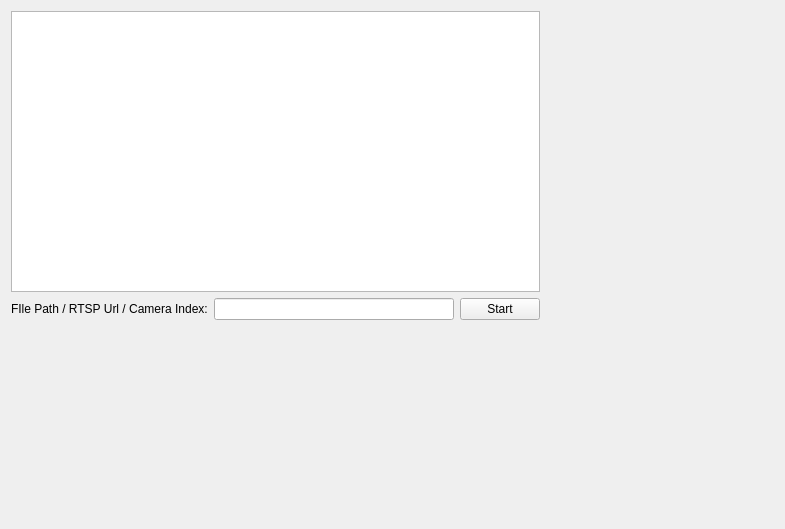
<?xml version="1.0" encoding="UTF-8"?>
<ui version="4.0">
 <class>MainWindow</class>
 <widget class="QMainWindow" name="MainWindow">
  <property name="geometry">
   <rect>
    <x>0</x>
    <y>0</y>
    <width>785</width>
    <height>529</height>
   </rect>
  </property>
  <property name="windowTitle">
   <string>MainWindow</string>
  </property>
  <widget class="QWidget" name="centralWidget">
   <widget class="QWidget" name="layoutWidget">
    <property name="geometry">
     <rect>
      <x>0</x>
      <y>0</y>
      <width>551</width>
      <height>331</height>
     </rect>
    </property>
    <layout class="QVBoxLayout" name="verticalLayout">
     <property name="sizeConstraint">
      <enum>QLayout::SetMaximumSize</enum>
     </property>
     <item>
      <widget class="QGraphicsView" name="graphicsView"/>
     </item>
     <item>
      <layout class="QHBoxLayout" name="horizontalLayout">
       <item>
        <widget class="QLabel" name="label">
         <property name="text">
          <string>FIle Path / RTSP Url / Camera Index:</string>
         </property>
        </widget>
       </item>
       <item>
        <widget class="QLineEdit" name="videoEdit"/>
       </item>
       <item>
        <widget class="QPushButton" name="startBtn">
         <property name="text">
          <string>Start</string>
         </property>
        </widget>
       </item>
      </layout>
     </item>
    </layout>
   </widget>
  </widget>
 </widget>
 <layoutdefault spacing="6" margin="11"/>
 <resources/>
 <connections/>
</ui>
